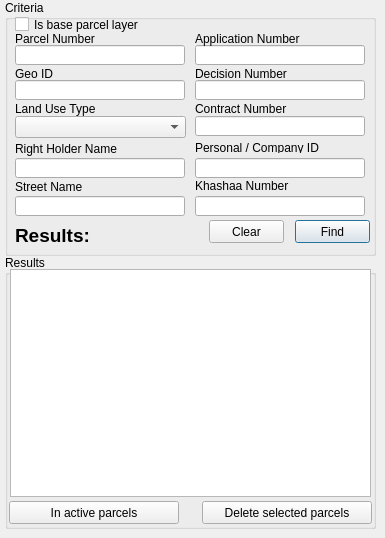
      <widget class="QWidget" name="parcel_tab">
       <attribute name="title">
        <string>Parcel</string>
       </attribute>
       <widget class="QGroupBox" name="groupBox_9">
        <property name="geometry">
         <rect>
          <x>5</x>
          <y>0</y>
          <width>371</width>
          <height>256</height>
         </rect>
        </property>
        <property name="title">
         <string>Criteria</string>
        </property>
        <widget class="QLineEdit" name="parcel_num_edit">
         <property name="geometry">
          <rect>
           <x>10</x>
           <y>45</y>
           <width>170</width>
           <height>20</height>
          </rect>
         </property>
        </widget>
        <widget class="QLineEdit" name="geo_id_edit">
         <property name="geometry">
          <rect>
           <x>10</x>
           <y>80</y>
           <width>170</width>
           <height>20</height>
          </rect>
         </property>
        </widget>
        <widget class="QLineEdit" name="parcel_right_holder_name_edit">
         <property name="geometry">
          <rect>
           <x>10</x>
           <y>158</y>
           <width>170</width>
           <height>20</height>
          </rect>
         </property>
        </widget>
        <widget class="QLineEdit" name="parcel_app_num_edit">
         <property name="geometry">
          <rect>
           <x>190</x>
           <y>45</y>
           <width>170</width>
           <height>20</height>
          </rect>
         </property>
        </widget>
        <widget class="QLineEdit" name="parcel_contract_num_edit">
         <property name="geometry">
          <rect>
           <x>190</x>
           <y>116</y>
           <width>170</width>
           <height>20</height>
          </rect>
         </property>
        </widget>
        <widget class="QLineEdit" name="parcel_decision_num_edit">
         <property name="geometry">
          <rect>
           <x>190</x>
           <y>80</y>
           <width>170</width>
           <height>20</height>
          </rect>
         </property>
        </widget>
        <widget class="QLabel" name="label_22">
         <property name="geometry">
          <rect>
           <x>10</x>
           <y>30</y>
           <width>170</width>
           <height>17</height>
          </rect>
         </property>
         <property name="text">
          <string>Parcel Number</string>
         </property>
        </widget>
        <widget class="QLabel" name="label_23">
         <property name="geometry">
          <rect>
           <x>10</x>
           <y>65</y>
           <width>170</width>
           <height>17</height>
          </rect>
         </property>
         <property name="text">
          <string>Geo ID</string>
         </property>
        </widget>
        <widget class="QLabel" name="label_24">
         <property name="geometry">
          <rect>
           <x>10</x>
           <y>100</y>
           <width>170</width>
           <height>17</height>
          </rect>
         </property>
         <property name="text">
          <string>Land Use Type</string>
         </property>
        </widget>
        <widget class="QLabel" name="label_25">
         <property name="geometry">
          <rect>
           <x>10</x>
           <y>140</y>
           <width>170</width>
           <height>17</height>
          </rect>
         </property>
         <property name="text">
          <string>Right Holder Name</string>
         </property>
        </widget>
        <widget class="QLabel" name="label_26">
         <property name="geometry">
          <rect>
           <x>190</x>
           <y>30</y>
           <width>170</width>
           <height>17</height>
          </rect>
         </property>
         <property name="text">
          <string>Application Number</string>
         </property>
        </widget>
        <widget class="QLabel" name="label_27">
         <property name="geometry">
          <rect>
           <x>190</x>
           <y>65</y>
           <width>170</width>
           <height>17</height>
          </rect>
         </property>
         <property name="text">
          <string>Decision Number</string>
         </property>
        </widget>
        <widget class="QLabel" name="label_28">
         <property name="geometry">
          <rect>
           <x>190</x>
           <y>100</y>
           <width>170</width>
           <height>17</height>
          </rect>
         </property>
         <property name="text">
          <string>Contract Number</string>
         </property>
        </widget>
        <widget class="QComboBox" name="land_use_type_cbox">
         <property name="geometry">
          <rect>
           <x>10</x>
           <y>116</y>
           <width>171</width>
           <height>22</height>
          </rect>
         </property>
        </widget>
        <widget class="QLabel" name="parcel_results_label">
         <property name="geometry">
          <rect>
           <x>10</x>
           <y>225</y>
           <width>131</width>
           <height>20</height>
          </rect>
         </property>
         <property name="font">
          <font>
           <family>Lucida Grande</family>
           <pointsize>14</pointsize>
           <weight>75</weight>
           <bold>true</bold>
          </font>
         </property>
         <property name="text">
          <string>Results:</string>
         </property>
         <property name="alignment">
          <set>Qt::AlignLeading|Qt::AlignLeft|Qt::AlignVCenter</set>
         </property>
        </widget>
        <widget class="QLabel" name="label_70">
         <property name="geometry">
          <rect>
           <x>190</x>
           <y>142</y>
           <width>161</width>
           <height>11</height>
          </rect>
         </property>
         <property name="text">
          <string>Personal / Company ID</string>
         </property>
        </widget>
        <widget class="QLineEdit" name="personal_parcel_edit">
         <property name="geometry">
          <rect>
           <x>190</x>
           <y>158</y>
           <width>170</width>
           <height>20</height>
          </rect>
         </property>
        </widget>
        <widget class="QCheckBox" name="is_parcel_checkbox">
         <property name="geometry">
          <rect>
           <x>10</x>
           <y>16</y>
           <width>181</width>
           <height>17</height>
          </rect>
         </property>
         <property name="text">
          <string>Is base parcel layer</string>
         </property>
        </widget>
        <widget class="QLineEdit" name="parcel_khashaa_edit">
         <property name="geometry">
          <rect>
           <x>190</x>
           <y>196</y>
           <width>170</width>
           <height>20</height>
          </rect>
         </property>
        </widget>
        <widget class="QLabel" name="label_83">
         <property name="geometry">
          <rect>
           <x>10</x>
           <y>178</y>
           <width>170</width>
           <height>17</height>
          </rect>
         </property>
         <property name="text">
          <string>Street Name</string>
         </property>
        </widget>
        <widget class="QLineEdit" name="parcel_streetname_edit">
         <property name="geometry">
          <rect>
           <x>10</x>
           <y>196</y>
           <width>170</width>
           <height>20</height>
          </rect>
         </property>
        </widget>
        <widget class="QLabel" name="label_84">
         <property name="geometry">
          <rect>
           <x>190</x>
           <y>180</y>
           <width>161</width>
           <height>11</height>
          </rect>
         </property>
         <property name="text">
          <string>Khashaa Number</string>
         </property>
        </widget>
       </widget>
       <widget class="QPushButton" name="parcel_find_button">
        <property name="geometry">
         <rect>
          <x>295</x>
          <y>220</y>
          <width>75</width>
          <height>23</height>
         </rect>
        </property>
        <property name="text">
         <string>Find</string>
        </property>
        <property name="default">
         <bool>true</bool>
        </property>
       </widget>
       <widget class="QPushButton" name="parcel_clear_button">
        <property name="geometry">
         <rect>
          <x>209</x>
          <y>220</y>
          <width>75</width>
          <height>23</height>
         </rect>
        </property>
        <property name="text">
         <string>Clear</string>
        </property>
       </widget>
       <widget class="QGroupBox" name="groupBox_10">
        <property name="geometry">
         <rect>
          <x>5</x>
          <y>255</y>
          <width>371</width>
          <height>274</height>
         </rect>
        </property>
        <property name="title">
         <string>Results</string>
        </property>
        <widget class="QTableWidget" name="parcel_results_twidget">
         <property name="geometry">
          <rect>
           <x>5</x>
           <y>14</y>
           <width>361</width>
           <height>228</height>
          </rect>
         </property>
         <property name="dragEnabled">
          <bool>true</bool>
         </property>
         <property name="selectionMode">
          <enum>QAbstractItemView::ExtendedSelection</enum>
         </property>
        </widget>
        <widget class="QPushButton" name="delete_parcel_button">
         <property name="geometry">
          <rect>
           <x>197</x>
           <y>246</y>
           <width>170</width>
           <height>23</height>
          </rect>
         </property>
         <property name="text">
          <string>Delete selected parcels</string>
         </property>
        </widget>
        <widget class="QPushButton" name="parcel_view_button">
         <property name="geometry">
          <rect>
           <x>4</x>
           <y>246</y>
           <width>170</width>
           <height>23</height>
          </rect>
         </property>
         <property name="text">
          <string>In active parcels</string>
         </property>
        </widget>
       </widget>
      </widget>
